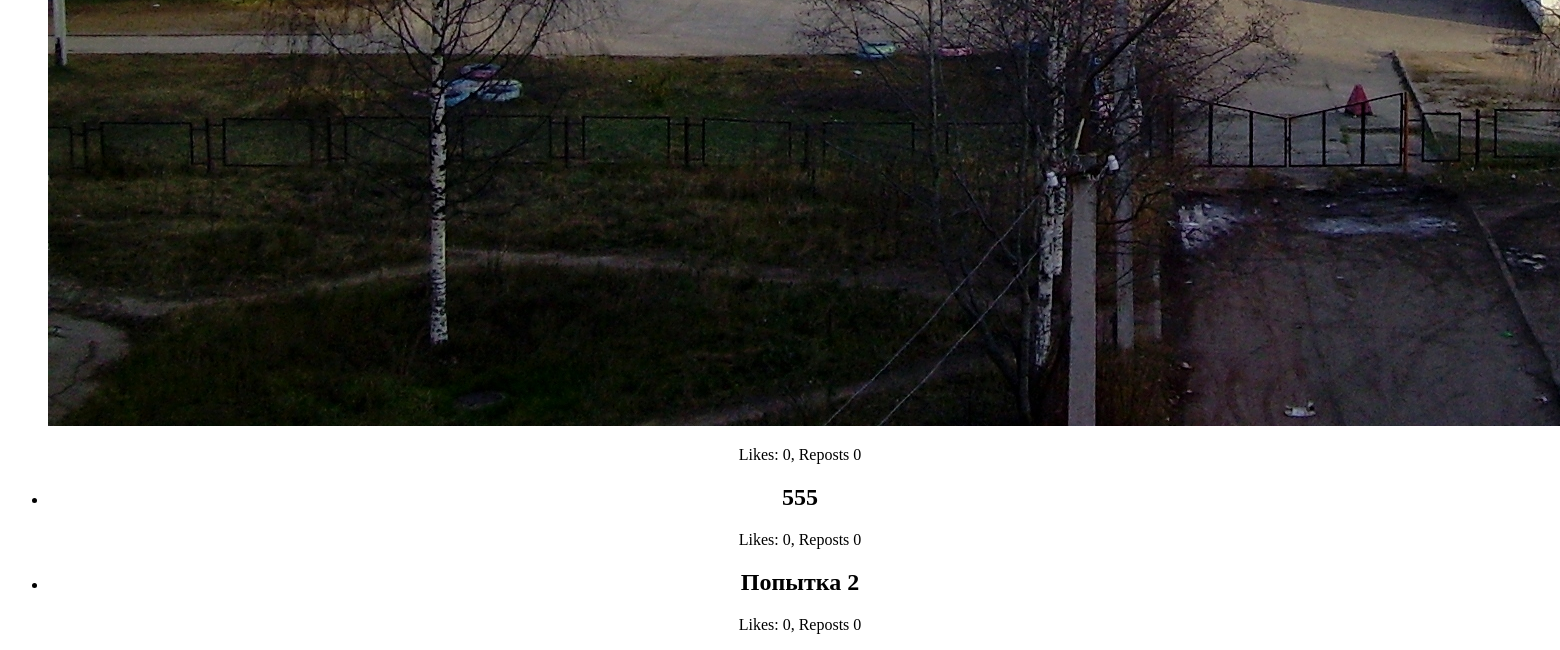
Before: /blog/ (lower part) with the older database file.
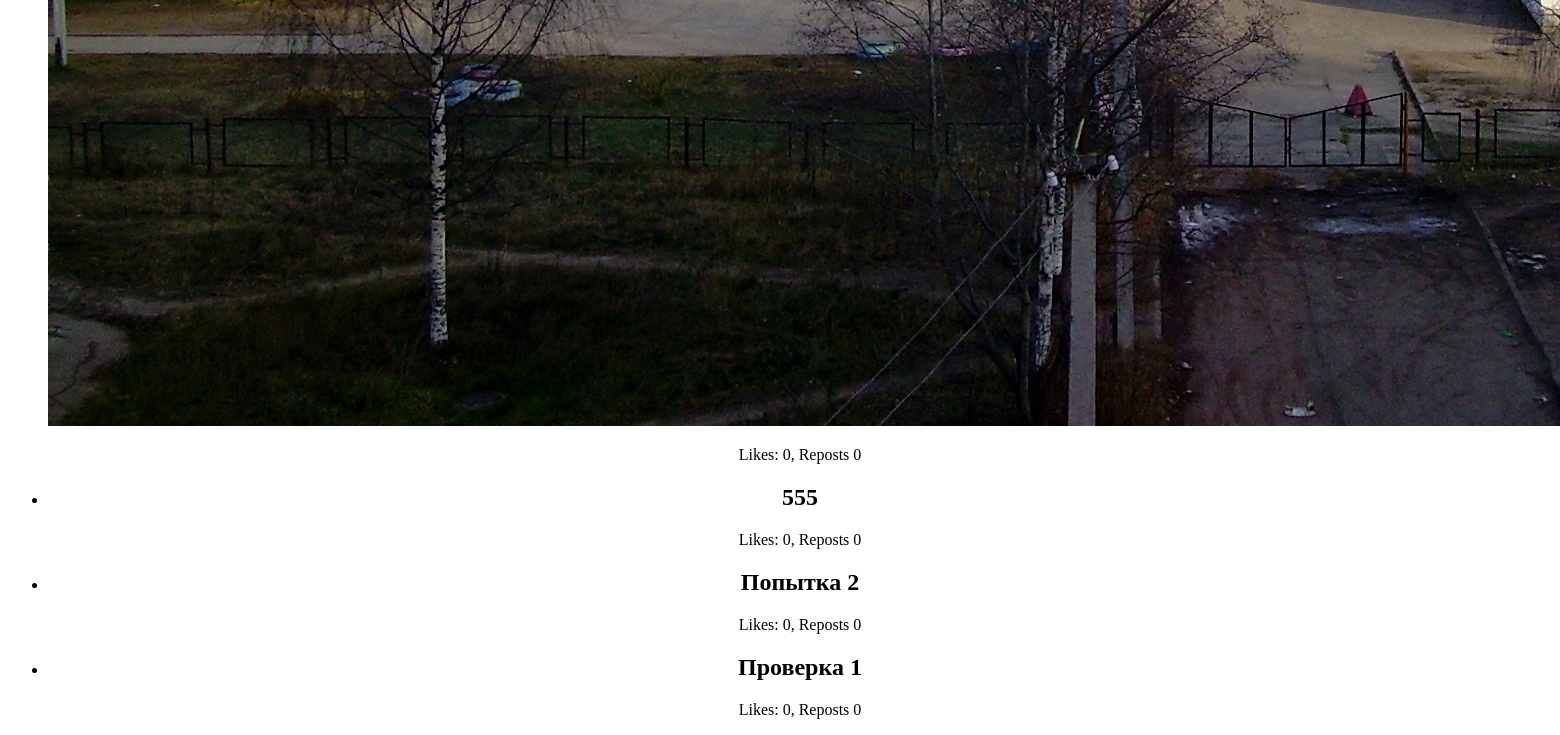
After: the same page with the newer database file.
### post/models.py (models this page shows, shortened)
class BlogPost(models.Model):
    title = models.CharField(max_length=150)
    description = models.TextField()
    image = models.FileField(upload_to="post_images/")
    likes = models.IntegerField(default=0)
    reposts = models.IntegerField(default=0)

### post/views.py (the view)
# urls.py: path('', blog_view, name="blog"),
def blog_view(request):
    posts: list = BlogPost.objects.all()
    return render(request, "blog.html", context={"posts": posts})

### templates/blog.html (shortened to what this page needs)
<!DOCTYPE html>
<html lang="en">
<head>
</head>
<body style="text-align: center;">
    <ul>
    {% for i in posts %}
    <li>
        <h2>{{ i.title }}</h2>
            {% if i.image %}
                <p><img src="{{i.image.url}}"></p>
            {% else %}
               <p></p>
            {% endif %}
        <p>Likes: {{ i.likes }}, Reposts {{ i.reposts }}</p>
    </li>
    {% endfor %}
    </ul>
</body>
</html>

Changed rows visible on the page:
added BlogPost: title "Проверка 1", likes "0", reposts "0"
